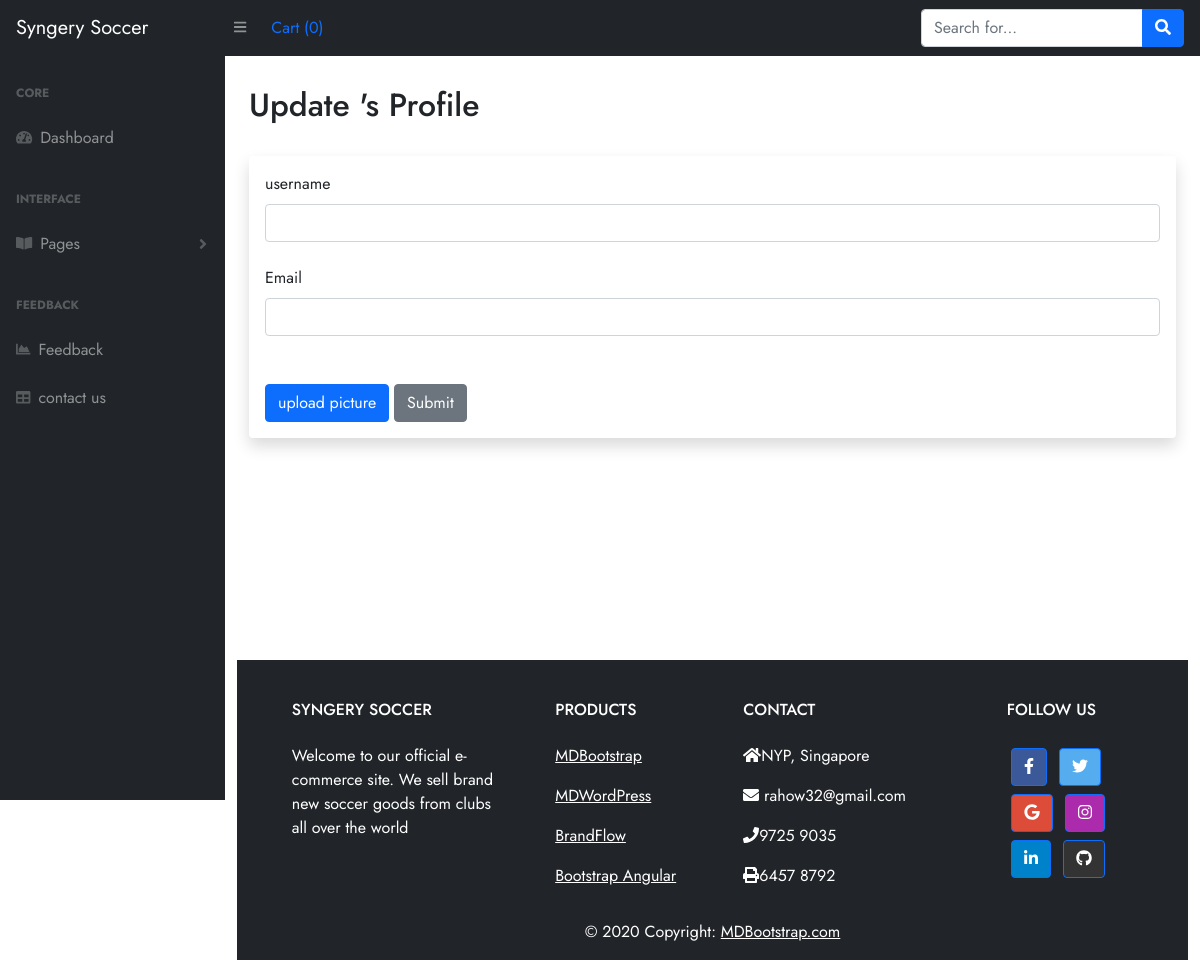
/updateuser/2660089815216 (signed in), run on an earlier commit of the app's database.
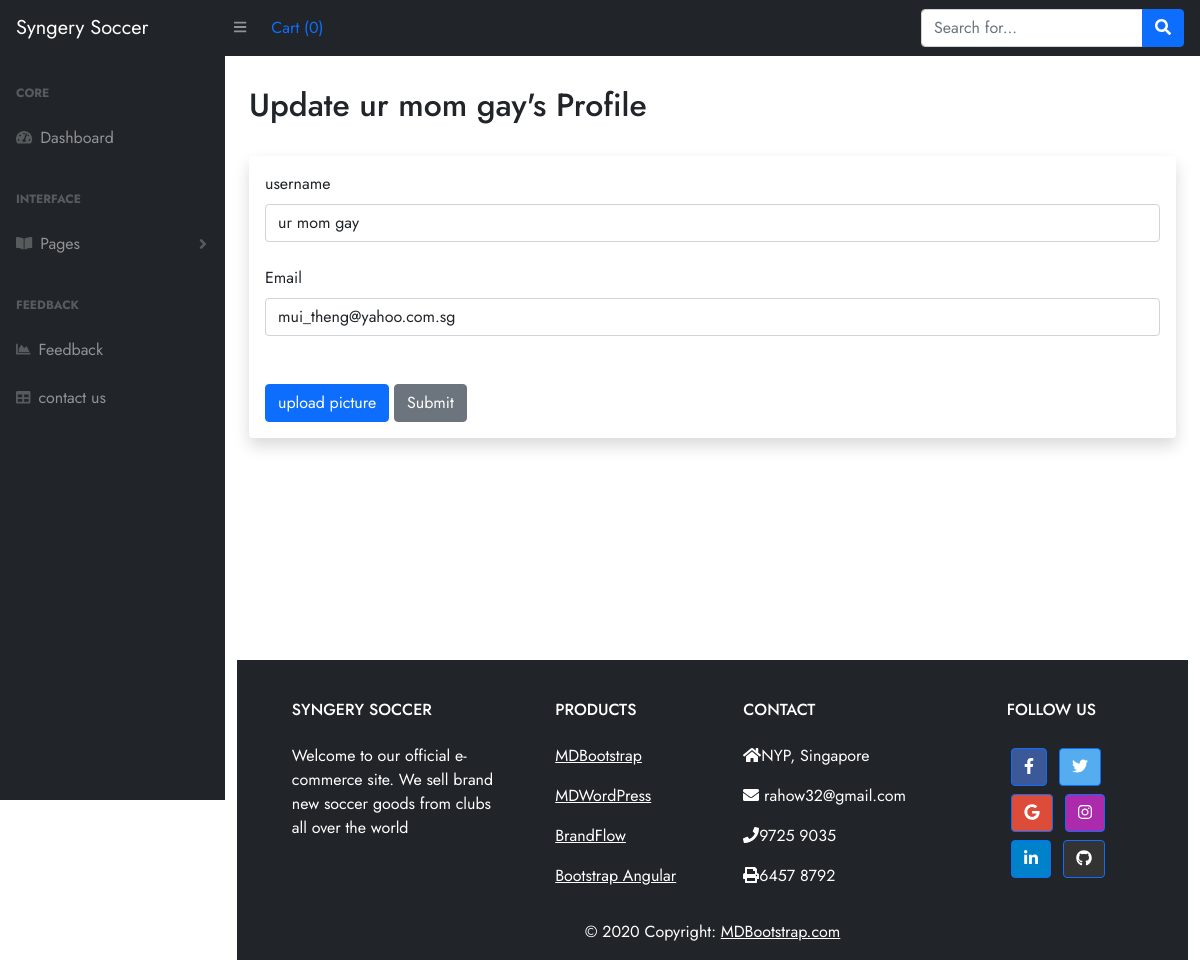
And on a later commit of the database.
### __init__.py (models this page shows)
class User(UserMixin,db.Model):
    __table_args__ = (
        db.UniqueConstraint('id', name='unique_component_commit'),
    )
    id = db.Column(db.Integer, primary_key=True)
    username = db.Column(db.String(15), unique=True)
    email = db.Column(db.String(50))
    password = db.Column(db.String(80))
    gender = db.Column(db.String(6))
    phone_number = db.Column(db.Integer() , unique = False)
    profile_pic = db.Column(db.LargeBinary, nullable= True , default = ICON)
    base64 = db.Column(db.String(64) , nullable = True , default = 'None' )
    date = db.Column(db.String(10) , unique = False , nullable = False)
    status = db.Column(db.Integer() , nullable = False , default = 'Enabled')
    admin = db.Column(db.Integer() , nullable = False , default = 'no')

### __init__.py (the view)
@app.route('/updateuser/<int:id>' , methods = ['POST' , 'GET'])
@login_required
def updateuser(id):
    ID = User.query.filter_by(id=id).first()
    updateForm = CreateUserForm()
    if request.method == 'POST':
        ID.username = updateForm.username.data
        ID.email = updateForm.email.data
        db.session.commit()
        return redirect(url_for('dash'))
    if request.method == 'POST':
        return render_template('updateuser.html' , form = updateForm , user = ID)
    return render_template('updateuser.html' , form = updateForm , user = ID)

### forms.py
class CreateUserForm(FlaskForm):
    username = StringField('username' , [validators.Length(min=1 , max=15) , validators.DataRequired()])
    password = PasswordField('password' , [validators.Length(min=1 , max=100) , validators.DataRequired()])
    email = StringField('Email' , [validators.Length(min = 5 , max = 100) , validators.DataRequired()])
    gender = RadioField('Gender', choices=[('F', 'Female'), ('M', 'Male'), ('O', 'Others')], default='None')
    profile_pic = FileField('PROFILE PIC' , validators = [FileAllowed(['jpg' , 'png'])])
    phone_number = StringField('Phone Number' , [validators.Length(min=1 , max = 8) , validators.DataRequired()])
    submit = SubmitField('Submit')

### __init__.py (called while the page is built)
@login_manager.user_loader
def loaded(id_user):
    return User.query.get(int(id_user))

### template/updateuser.html (shortened to what this page needs)
{% extends "base.html" %}
{% import "bootstrap/wtf.html" as wtf %}
{% block content %}
<!DOCTYPE html>
<html lang="en">
<head>
</head>
<body>
    <div class="container" style = 'margin-top:30px;'>
        <h2>Update {{user.username}}'s Profile</h2><br>
        <div class = 'shadow p-3 mb-5 bg-body rounded'>
            <form action="" method = 'POST' , enctype="multipart/form-data">
            {{ form.username.label(class = 'form-label')}}
            {{ form.username(class = 'form-control' , value = user.username)}}
            <br>
            {{ form.email.label(class='form-label')}}
            {{ form.email(class = 'form-control' , value = user.email)}}
            <br>
            <br>
            <button type="button" class="btn btn-primary" data-bs-toggle="modal" data-bs-target="#staticBackdrop1">upload picture</button>
              {{ form.submit(class='btn btn-secondary') }}
        </div>
    <br>
</div>
</body>
</html>
{% endblock %}

What changed in the data, as far as the page shows it:
added User: username "ur mom gay", email "mui_theng@yahoo.com.sg"
